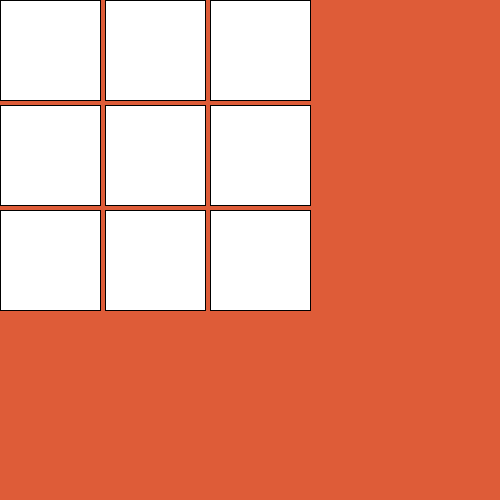
Frame 1 (no input)
Frame 2 (the mouse pressed at the canvas centre, redrawn once): identical to frame 1, image omitted

The Processing sketch that drew this single still picture (run headless with seeded random() and noise(); the mouse was pressed at the canvas centre and the sketch redrawn once):

// Processing sketch: Dice
// ── Dice.pde
Die dieRoll;

void setup(){
  //no loop means that draw is only called once
  //OR if you ever call redraw()
  size(500,500);
  background(#DE5C38);
  noLoop();
  
  dieRoll = new Die ( width/2, height/2);
  
  /*  Die[] theDice = new Die[ ];
  for(int i = 0; i < theDice.length; i++){
    theDice[i] = new Die(  
    
    */
}

void draw(){
  dieRoll.show();
  dieRoll.roll();
}

void mousePressed(){
  redraw();
}


//Dice: Models a single 6 sided dice cube
//Each instance should randomly assign itself a value from 1 to 6
  class Die {
	//variable declarations for your Die instances here
  int x_pos;
  int y_pos;
  int randomRoll;
  


	//constructor
	Die(int x, int y){
		//variable initializations here
  x_pos = x;
  y_pos = y;
	}
	
	//Simulate a roll of a die
	void roll(){
		 randomRoll = (int)(6 * Math.random()) + 1;
    
	}
	
	/*
	  Use the randomly assigned roll value to draw the face of a die
	*/
	void show(){
		pushMatrix();
    for(int i = 0; i < 315;i+= 105){
      for(int j = 0; j < 315; j+= 105){
          rect(i,j,100,100);
      }
    }  

    popMatrix();

	}
}
